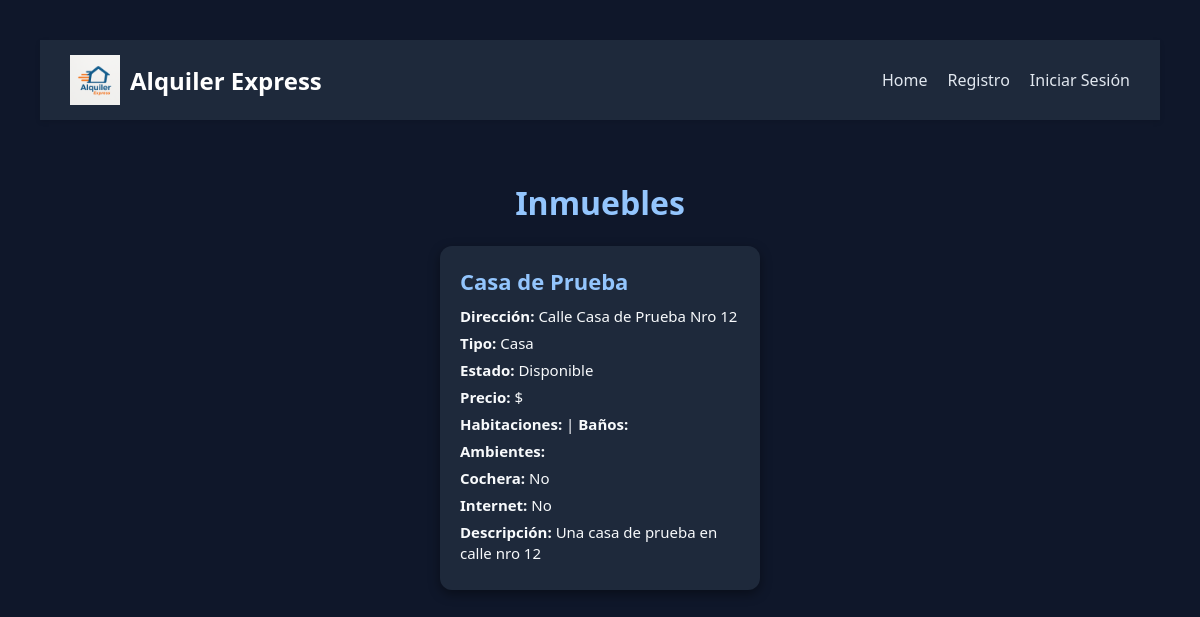
Page /inmuebles/listaInmuebles/ on the earlier database version.
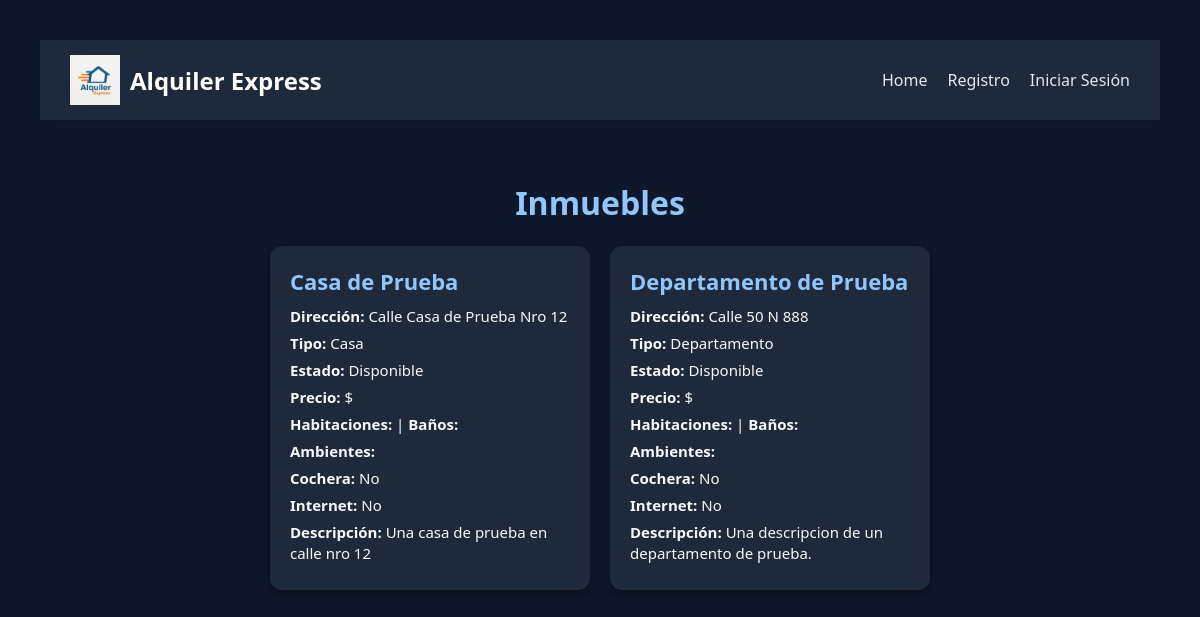
Same page on the later database version.
### gestion_inmuebles/models.py (models this page shows)
class Inmueble(models.Model):
    nombre = models.CharField(max_length=100)
    direccion = models.CharField(max_length=200)
    descripcion = models.TextField(blank=True)
    tipo = models.CharField(default='Casa', choices=[
        ('Casa', 'Casa'),
        ('Departamento', 'Departamento'),
        ('Local', 'Local'),
        ('Otro', 'Otro'),
    ])
    politica_cancelacion = models.TextField(blank=True)
    estado = models.CharField(default='Disponible', choices=[
        ('Disponible', 'Disponible'),
        ('No_disponible', 'No disponible'),
        ('Mantenimiento', 'En mantenimiento'),
    ])
    Precio = models.DecimalField(max_digits=10, decimal_places=2)
    Tiempo = models.CharField(default='-', choices=[
        ('Por_hora', 'Por hora'),
        ('Por_dia', 'Por día'),
        ('Por_semana', 'Por semana'),
        ('Por_mes', 'Por mes'),
        ('Por_noche', 'Por noche'),
    ]
    )
    imagen = models.ImageField(upload_to='inmuebles/', blank=True, null=True)
    superficie = models.IntegerField(default=0)

### gestion_inmuebles/views.py (the view)
# urls.py: path('listaInmuebles/', views.listarInmuebles, name='listaInmuebles'),
def listarInmuebles(request):
    inmuebles = Inmueble.objects.all()  # Esto sería el equivalente a SELECT * FROM inmueble
    return render(request, 'gestion_inmuebles/listaInmuebles.html', {'inmuebles': inmuebles})

### templates/gestion_inmuebles/listaInmuebles.html (shortened to what this page needs)
{% extends 'base.html' %}
{% load static %}
{% block content %}
<!DOCTYPE html>
<html lang="es">
<head>
    <link rel="stylesheet" href="{% static 'styles/listaInmuebles.css' %}">
</head>
<body>
    <div class="titulo">
        <h1>Inmuebles</h1>
    </div>
    <div class="container">
        {% for inmueble in inmuebles %}
        <div class="card">
            <div class="card-content">
                <h2>{{ inmueble.nombre }}</h2>
                <p><strong>Dirección:</strong> {{ inmueble.direccion }}</p>
                <p><strong>Tipo:</strong> {{ inmueble.get_tipo_display }}</p>
                <p><strong>Estado:</strong> {{ inmueble.get_estado_display }}</p>
                <p><strong>Precio:</strong> ${{ inmueble.precio }}</p>
                <p><strong>Habitaciones:</strong> {{ inmueble.habitaciones }} | <strong>Baños:</strong> {{ inmueble.banios }}</p>
                <p><strong>Ambientes:</strong> {{ inmueble.ambientes }}</p>
                <p><strong>Cochera:</strong> {{ inmueble.posee_cochera|yesno:"Sí,No" }}</p>
                <p><strong>Internet:</strong> {{ inmueble.tiene_internet|yesno:"Sí,No" }}</p>
                {% if inmueble.descripcion %}
                <p><strong>Descripción:</strong> {{ inmueble.descripcion }}</p>
                {% endif %}
            </div>
        </div>
        {% empty %}
        <p>No hay inmuebles disponibles.</p>
        {% endfor %}
    </div>
</body>
</html>
{% endblock %}

### templates/base.html (shortened to what this page needs)
{% load static %}
<!DOCTYPE html>
<html lang="en">
<head>
    <link rel="stylesheet" href="{% static 'styles/base.css' %}">
</head>
<body>
    <nav class="navbar">
        <div class="nav-container">
            <a href="/" class="nav-logo">
                <img src="{% static 'img/logoAlquilerExpress.png' %}" alt="Logo" class="logo-img">Alquiler Express</a>
            <ul class="nav-links">
                <li><a href="/">Home</a></li>
                {% if user.is_authenticated %}
                    <li><a href="/usuarios/perfil">Perfil</a></li>
                    <li><a href="/usuarios/logout">Cerrar Sesión</a></li>
                {% else %}
                    <li><a href="/usuarios/registro">Registro</a></li>
                    <li><a href="/usuarios/login">Iniciar Sesión</a></li>
                {% endif %}
            </ul>
        </div>
    </nav>
    <main>
    {% block content %}
    {% endblock %}
    </main>
</body>
</html>

### static/styles/base.css (style rules this page uses)
body { margin: 0; font-family: 'Segoe UI', sans-serif; background-color: #f4f4f4; }
.navbar { background-color: #1e293b; padding: 15px 30px; box-shadow: 0 2px 5px rgba(0,0,0,0.1); position: sticky; top: 0; z-index: 100; }
.nav-container { display: flex; justify-content: space-between; align-items: center; }
.nav-logo { color: #ffffff; font-size: 1.5em; font-weight: bold; text-decoration: none; }
.nav-links { list-style: none; display: flex; gap: 20px; margin: 0; padding: 0; }
.nav-links li a { color: #e2e8f0; text-decoration: none; font-weight: 500; transition: color 0.2s; }
main { padding: 40px; }
.nav-logo { display: flex; align-items: center; gap: 10px; text-decoration: none; font-size: 1.5rem; font-weight: bold; color: white; }
.logo-img { height: 50px; width: auto; }

### static/styles/listaInmuebles.css (style rules this page uses)
body { font-family: 'Segoe UI', sans-serif; background-color: #0f172a; color: #f8fafc; margin: 0; padding: 40px; }
.titulo { font: 'Segoe UI', sans-serif; color: #93c5fd; text-align: center; }
.container { display: flex; flex-wrap: wrap; justify-content: center; gap: 20px; }
.card { background-color: #1e293b; border-radius: 12px; box-shadow: 0 4px 12px rgba(0, 0, 0, 0.4); overflow: hidden; width: 320px; transition: transform 0.2s ease; }
.card-content { padding: 20px; }
.card h2 { margin-top: 0; margin-bottom: 10px; font-size: 22px; color: #93c5fd; }
.card p { margin: 6px 0; font-size: 15px; line-height: 1.4; }

Differences in the rows shown:
added Inmueble: nombre "Departamento de Prueba", direccion "Calle 50 N 888", tipo "Departamento", estado "Disponible", posee_cochera "No", tiene_internet "No", descripcion "Una descripcion de un departamento de prueba."
